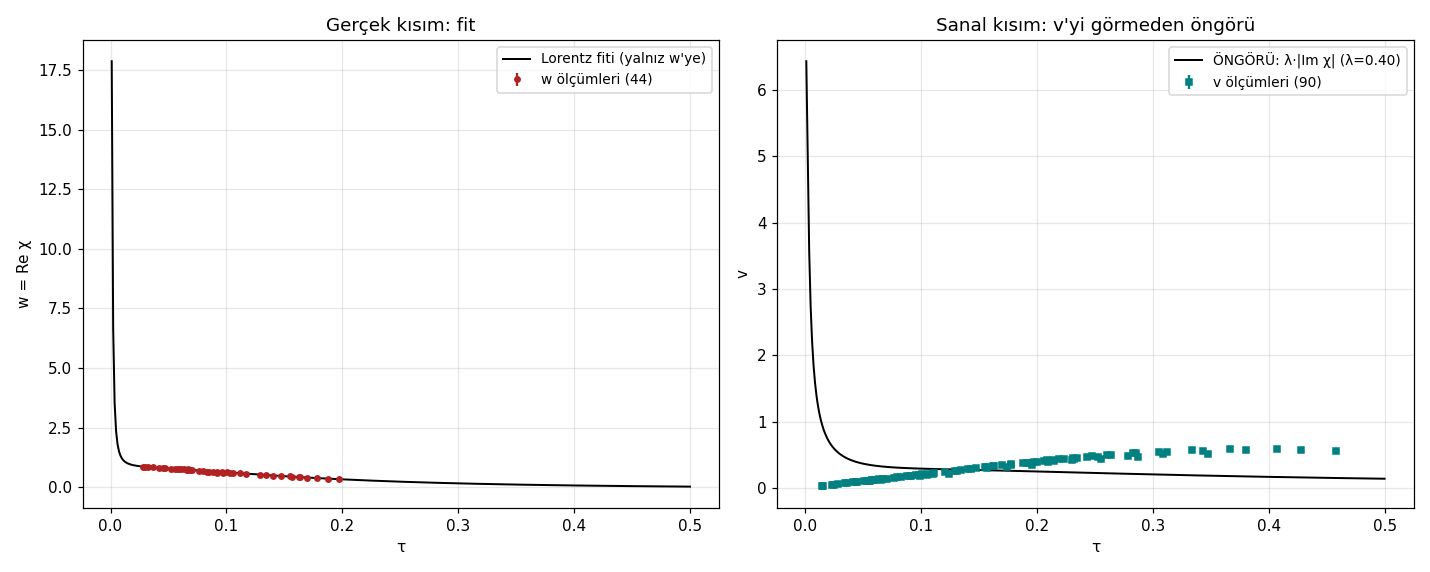

Recreate this plot in Python.
"""
66 — KRAMERS-KRONIG TESTİ: w VE v TEK KOMPLEKS YANITIN İKİ YÜZÜ MÜ?
=====================================================================
(18 Ağustos 2026 — Sıçrama 1)

Fikir: sıfır gazı bir "malzeme", asal dalgası ona giren ışık.
Nedensel lineer yanıt χ(τ) = χ'(τ) + i·χ''(τ) için:
  - χ' ÇİFT fonksiyon; χ'' TEK fonksiyon (χ(−τ) = χ*(τ))
  - Bizde: w(0)≈sonlu (çift ✓), v(0)=0, v≈2τ (tek ✓) — parite UYUYOR
  - χ' ile χ'' Kramers-Kronig ile bağlı: biri ötekini belirler

Model: Lorentz osilatör(ler)i — nedensel malzemenin standart formu:
  χ(τ) = ε + Σ_k A_k / (τ_k² − τ² − i·γ_k·τ)
  w = Re χ,  v = λ·|Im χ|  (λ: iki kanalın kalibrasyon oranı — TEK serbestlik)

ASIL TEST (öngörü): Re-formu YALNIZ w verisine fit et (v'yi hiç görmeden),
sonra Im'i λ'yla ölçekleyip v'yle kıyasla. Şekil tutarsa (başlangıç eğimi
~2.01, doyum ~0.55 @ τ≈0.4) → w ve v tek analitik fonksiyonun iki yüzü.

Kontrol: ortak-fit cezası (AIC) — bağ ne kadara mal oluyor?
"""

import numpy as np
import matplotlib.pyplot as plt
from pathlib import Path
from scipy.optimize import least_squares

HERE = Path(__file__).resolve().parent

# ---------------------------------------------------------------
# VERİ (56/47/54/58/62 tablolarından; üretim scriptleri repoda)
# ---------------------------------------------------------------
W_DATA = np.array([  # (tau, w, se)
[0.0283,0.8663,0.0079],[0.0295,0.8628,0.0054],[0.0327,0.8510,0.0046],
[0.0367,0.8321,0.0038],[0.0418,0.8201,0.0035],[0.0449,0.7964,0.0097],
[0.0468,0.7956,0.0067],[0.0519,0.7730,0.0056],[0.0557,0.7745,0.0024],
[0.0579,0.7710,0.0024],[0.0582,0.7527,0.0047],[0.0604,0.7635,0.0023],
[0.0634,0.7552,0.0022],[0.0658,0.7084,0.0126],[0.0663,0.7271,0.0044],
[0.0669,0.7475,0.0022],[0.0685,0.7177,0.0109],[0.0703,0.7350,0.0021],
[0.0760,0.6814,0.0072],[0.0795,0.6643,0.0149],[0.0828,0.6580,0.0129],
[0.0852,0.6509,0.0061],[0.0883,0.6626,0.0030],[0.0917,0.6526,0.0030],
[0.0918,0.6169,0.0086],[0.0958,0.6448,0.0029],[0.0971,0.6193,0.0056],
[0.1005,0.6316,0.0028],[0.1030,0.5870,0.0072],[0.1060,0.6202,0.0027],
[0.1115,0.6037,0.0026],[0.1173,0.5424,0.0066],[0.1293,0.5260,0.0039],
[0.1344,0.5080,0.0039],[0.1404,0.4949,0.0037],[0.1473,0.4778,0.0036],
[0.1552,0.4590,0.0035],[0.1563,0.4321,0.0046],[0.1625,0.4191,0.0045],
[0.1633,0.4404,0.0033],[0.1697,0.4039,0.0044],[0.1781,0.3876,0.0042],
[0.1877,0.3616,0.0041],[0.1974,0.3403,0.0039]])

PRIMES = [2, 3, 5, 7, 11, 13]
V_ROWS = {  # L: ([v'ler], se)
    5.60: ([0.2155,0.3414,0.4662,0.5152,0.5690,0.5601], 0.025),
    6.30: ([0.2058,0.3156,0.4399,0.5099,0.5703,0.5902], 0.0166),
    6.99: ([0.1868,0.2978,0.4200,0.4879,0.5630,0.5853], 0.0111),
    7.69: ([0.1756,0.2784,0.3963,0.4650,0.5450,0.5728], 0.0075),
    8.39: ([0.1632,0.2590,0.3714,0.4382,0.5231,0.5494], 0.0051),
    9.08: ([0.1517,0.2420,0.3478,0.4133,0.4953,0.5233], 0.0034),
    9.86: ([0.1405,0.2245,0.3254,0.3877,0.4663,0.4928], 0.004),
    10.37:([0.1358,0.2159,0.3108,0.3713,0.4473,0.4744], 0.004),
    10.93:([0.1279,0.2034,0.2962,0.3576,0.4299,0.4581], 0.004),
    11.47:([0.1222,0.1950,0.2823,0.3403,0.4172,0.4404], 0.004),
    11.98:([0.1174,0.1847,0.2701,0.3258,0.3988,0.4220], 0.004),
    12.45:([0.1114,0.1787,0.2628,0.3123,0.3807,0.4082], 0.004),
    24.48:([0.054,0.091,0.126,0.163,0.202,0.202], 0.008),
}
V_LIST = [(np.log(p)/L, v, se) for L,(vs,se) in V_ROWS.items()
          for p, v in zip(PRIMES, vs)]
V_LIST += [(0.0155,0.0346,0.0097),(0.0246,0.0485,0.0118),(0.0361,0.0716,0.0153),
           (0.0437,0.0941,0.0181),(0.0538,0.1109,0.0226),(0.0575,0.1226,0.0246),
           (0.0148,0.0297,0.0095),(0.0235,0.0442,0.0117),(0.0344,0.0698,0.0151),
           (0.0416,0.0872,0.0179),(0.0512,0.1034,0.0224),(0.0548,0.1048,0.0243)]
V_DATA = np.array(sorted(V_LIST))
tw, w, sw = W_DATA.T
tv, v, sv = V_DATA.T
print(f"Veri: {len(tw)} w-noktası (τ: {tw.min():.3f}-{tw.max():.3f}), "
      f"{len(tv)} v-noktası (τ: {tv.min():.3f}-{tv.max():.3f})")

# ---------------------------------------------------------------
# MODEL
# ---------------------------------------------------------------
def chi(tau, params, K):
    eps = params[0]
    z = np.full_like(tau, eps, dtype=complex)
    for k in range(K):
        A, t0, g = params[1 + 3*k : 4 + 3*k]
        z += A / (t0**2 - tau**2 - 1j * g * tau)
    return z

def fit_w_only(K, tries=40):
    rng = np.random.default_rng(66)
    best = None
    for _ in range(tries):
        p0 = [rng.uniform(-0.5, 0.5)]
        for _k in range(K):
            p0 += [rng.uniform(0.05, 0.6), rng.uniform(0.2, 1.2), rng.uniform(0.05, 1.0)]
        try:
            r = least_squares(
                lambda p: (w - chi(tw, p, K).real) / sw, p0,
                bounds=([-2] + [0.0, 0.05, 0.005] * K,
                        [2] + [5.0, 3.0, 3.0] * K), max_nfev=20000)
            if best is None or r.cost < best.cost:
                best = r
        except Exception:
            pass
    return best

for K in (1, 2):
    fw = fit_w_only(K)
    chi2_w = 2 * fw.cost
    dof_w = len(tw) - len(fw.x)
    print(f"\n=== K={K} osilatör ===")
    print(f"w-yalnız fit: χ²/dof = {chi2_w/dof_w:.2f}")
    for k in range(K):
        A, t0, g = fw.x[1+3*k:4+3*k]
        print(f"  osilatör {k+1}: A={A:.3f}, τ₀={t0:.3f}, γ={g:.3f}")
    print(f"  ε = {fw.x[0]:+.3f},  Re χ(0) = {chi(np.array([0.0]), fw.x, K).real[0]:.3f}")

    # ÖNGÖRÜ: Im şeklini v'yle kıyasla — tek serbestlik λ
    imv = np.abs(chi(tv, fw.x, K).imag)
    lam = np.sum(v * imv / sv**2) / np.sum(imv**2 / sv**2)
    chi2_v = np.sum(((v - lam * imv) / sv) ** 2)
    print(f"  ÖNGÖRÜ (v'yi görmeden): λ = {lam:.3f} → v-χ²/dof = "
          f"{chi2_v/(len(tv)-1):.2f}")
    tt = np.linspace(1e-3, 0.5, 400)
    imf = np.abs(chi(tt, fw.x, K).imag) * lam
    slope0 = imf[10] / tt[10]
    i04 = np.argmin(np.abs(tt - 0.42))
    print(f"  öngörülen v-başlangıç eğimi: {slope0:.2f}  (ölçülen ~2.01)")
    print(f"  öngörülen v(0.42): {imf[i04]:.3f}  (ölçülen doyma ~0.55-0.60)")
    if K == 2:
        fw2, lam2 = fw, lam

# grafik (K=2)
fig, axes = plt.subplots(1, 2, figsize=(13, 5.2))
tt = np.linspace(1e-3, 0.5, 400)
ax = axes[0]
ax.errorbar(tw, w, yerr=sw, fmt="o", ms=3.5, c="firebrick", label="w ölçümleri (44)")
ax.plot(tt, chi(tt, fw2.x, 2).real, "k-", lw=1.3, label="Lorentz fiti (yalnız w'ye)")
ax.set_xlabel("τ"); ax.set_ylabel("w = Re χ")
ax.set_title("Gerçek kısım: fit"); ax.legend(fontsize=9); ax.grid(alpha=0.3)
ax = axes[1]
ax.errorbar(tv, v, yerr=sv, fmt="s", ms=3.5, c="teal", label="v ölçümleri (90)")
ax.plot(tt, lam2 * np.abs(chi(tt, fw2.x, 2).imag), "k-", lw=1.3,
        label=f"ÖNGÖRÜ: λ·|Im χ| (λ={lam2:.2f})")
ax.set_xlabel("τ"); ax.set_ylabel("v")
ax.set_title("Sanal kısım: v'yi görmeden öngörü")
ax.legend(fontsize=9); ax.grid(alpha=0.3)
plt.tight_layout()
out = HERE / "66_kramers_kronig.png"
plt.savefig(out, dpi=110)
print(f"\nGrafik: {out.name}")
